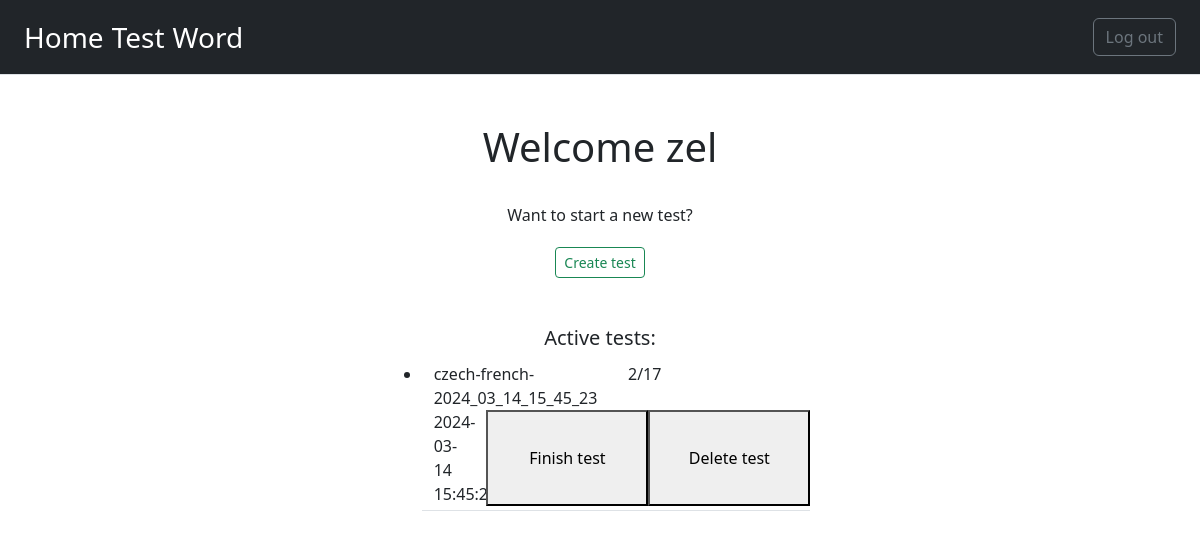
Page /app (signed in) on the earlier database version.
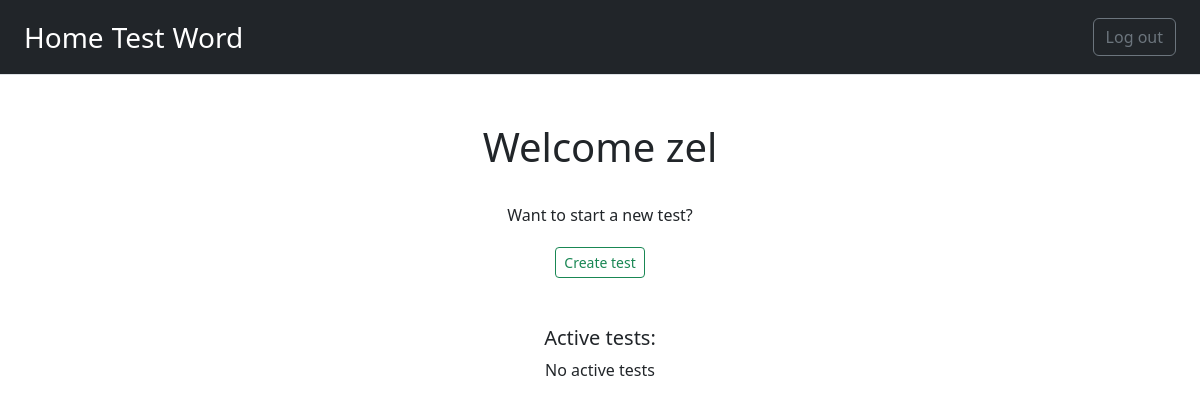
Same page on the later database version.
### tables this page shows
CREATE TABLE test (
    id INTEGER PRIMARY KEY,
    name TEXT NOT NULL,
    language_from TEXT NOT NULL,
    language_to TEXT NOT NULL,
    total INT NOT NULL,
    round INT DEFAULT 1,
    finished BOOLEAN NOT NULL,
    start_time TIMESTAMP DEFAULT CURRENT_TIMESTAMP,
    finish_time TIMESTAMP,
    CHECK ( finished IN (0, 1))
);

### app/blueprints/app.py (the view)
@app_bp.route('/app')
@login_required
def dashboard():
    htmx = request.headers.get('HX-Request') is not None
    reload_page = request.args.get('r') is not None
    account_id = session.get('account_id')
    content = {}
    try:
        username = db.execute('SELECT username FROM account WHERE id = ?', account_id)[0]['username']
        content['username'] = username
    except IndexError as e:
        print(e)
        if htmx():
            return render_htmx('partials/login.html', '/login')
        return redirect('/login')
    last_five_tests = db.execute(
        'SELECT id, name, start_time, round, total FROM test WHERE id IN ('
        'SELECT test_id FROM test_account_relation WHERE account_id = ?'
        ') AND finished = 0 ORDER BY start_time DESC LIMIT 5',
        account_id)
    content['last_five_tests'] = last_five_tests
    if htmx and not reload_page:
        return render_htmx('partials/dashboard.html', '/app', content=content)
    response = make_response(render_template('dashboard.html', content=content))
    response.headers['HX-Push-Url'] = '/app'
    return response

### helpers/login_required.py (called while the page is built)
def login_required(f):
    @wraps(f)
    def decorated_function(*args, **kwargs):
        if session.get('account_id') is None:
            if htmx():
                return render_htmx('partials/login.html', '/login')
            return redirect('/login')
        return f(*args, **kwargs)
    return decorated_function

### app/templates/dashboard.html
{% extends "layout.html" %}
{% block main %}
{% include "partials/dashboard.html" %}
{% endblock %}

### app/templates/partials/dashboard.html (shortened to what this page needs)
<section class="d-flex flex-column w-100 justify-content-center align-items-center p-4">
    <h3 class="fs-1 mt-4">Welcome {{ content.username }}</h3>
    <p class="mt-4">Want to start a new test?</p>
    <button hx-get="app/test/new" hx-target="main" class="btn btn-sm btn-outline-success mt-1">Create test</button>
</section>
<section class="d-flex flex-column w-100 justify-content-center align-items-center p-4">
    <h4 class="fs-5">Active tests:</h4>
    {% if content.last_five_tests %}
        <ul>
        {% for test in content.last_five_tests %}
            <li class="container border-bottom mb-1 py-1">
                <div class="row">
                    <div class="col">{{ test.name }}</div>
                    <div class="col">{{ test.round }}/{{ test.total }}</div>
                </div>
                <div class="row">
                    <div class="col-2">{{ test.start_time }}</div>
                    <button class="col" hx-get="app/test/{{ test.id }}" hx-target="main">Finish test</button>
                    <button class="col" hx-delete="app/test/{{ test.id }}" hx-target="main">Delete test</button>
                </div>
            </li>
        {% endfor %}
        </ul>
    {% else %}
    	<p>No active tests</p>
    {% endif %}
</section>

Differences in the rows shown:
no longer on this page (row edited): test: name "czech-french-2024_03_14_15_45_23", round "2", total "17", start_time "2024-03-14 15:45:23"
Other differences:
text now shown: "No active tests"
